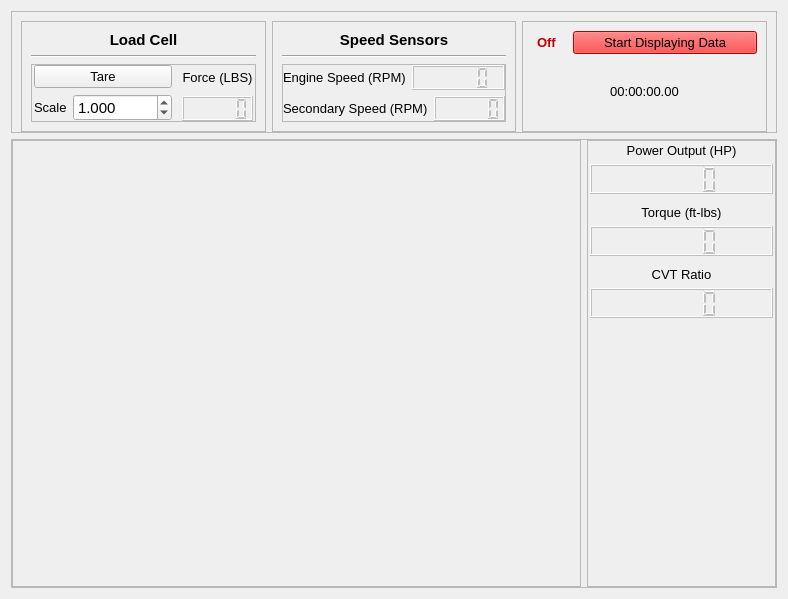
<?xml version="1.0" encoding="UTF-8"?>
<ui version="4.0">
 <class>Data_Collection</class>
 <widget class="QWidget" name="Data_Collection">
  <property name="geometry">
   <rect>
    <x>0</x>
    <y>0</y>
    <width>788</width>
    <height>599</height>
   </rect>
  </property>
  <property name="windowTitle">
   <string>Form</string>
  </property>
  <property name="styleSheet">
   <string notr="true"/>
  </property>
  <layout class="QVBoxLayout" name="verticalLayout_5" stretch="1,5">
   <item>
    <widget class="QFrame" name="frame_5">
     <property name="maximumSize">
      <size>
       <width>16777215</width>
       <height>200</height>
      </size>
     </property>
     <property name="frameShape">
      <enum>QFrame::StyledPanel</enum>
     </property>
     <property name="frameShadow">
      <enum>QFrame::Raised</enum>
     </property>
     <layout class="QHBoxLayout" name="horizontalLayout_3">
      <property name="bottomMargin">
       <number>0</number>
      </property>
      <item>
       <widget class="QFrame" name="frame_2">
        <property name="maximumSize">
         <size>
          <width>16777215</width>
          <height>200</height>
         </size>
        </property>
        <property name="frameShape">
         <enum>QFrame::StyledPanel</enum>
        </property>
        <property name="frameShadow">
         <enum>QFrame::Sunken</enum>
        </property>
        <layout class="QVBoxLayout" name="verticalLayout_3">
         <item>
          <widget class="QLabel" name="label_5">
           <property name="minimumSize">
            <size>
             <width>0</width>
             <height>18</height>
            </size>
           </property>
           <property name="maximumSize">
            <size>
             <width>16777215</width>
             <height>18</height>
            </size>
           </property>
           <property name="font">
            <font>
             <pointsize>11</pointsize>
             <weight>75</weight>
             <bold>true</bold>
            </font>
           </property>
           <property name="text">
            <string>Load Cell</string>
           </property>
           <property name="alignment">
            <set>Qt::AlignCenter</set>
           </property>
          </widget>
         </item>
         <item>
          <widget class="Line" name="line">
           <property name="orientation">
            <enum>Qt::Horizontal</enum>
           </property>
          </widget>
         </item>
         <item>
          <widget class="QFrame" name="frame_7">
           <property name="frameShape">
            <enum>QFrame::StyledPanel</enum>
           </property>
           <property name="frameShadow">
            <enum>QFrame::Raised</enum>
           </property>
           <layout class="QHBoxLayout" name="horizontalLayout_2">
            <property name="leftMargin">
             <number>0</number>
            </property>
            <property name="topMargin">
             <number>0</number>
            </property>
            <property name="rightMargin">
             <number>0</number>
            </property>
            <property name="bottomMargin">
             <number>0</number>
            </property>
            <item>
             <layout class="QVBoxLayout" name="verticalLayout">
              <property name="leftMargin">
               <number>2</number>
              </property>
              <property name="rightMargin">
               <number>2</number>
              </property>
              <item>
               <widget class="QPushButton" name="load_cell_tare">
                <property name="font">
                 <font>
                  <pointsize>10</pointsize>
                 </font>
                </property>
                <property name="text">
                 <string>Tare</string>
                </property>
               </widget>
              </item>
              <item>
               <layout class="QHBoxLayout" name="horizontalLayout_4">
                <item>
                 <widget class="QLabel" name="label_3">
                  <property name="font">
                   <font>
                    <pointsize>10</pointsize>
                   </font>
                  </property>
                  <property name="text">
                   <string>Scale</string>
                  </property>
                  <property name="scaledContents">
                   <bool>false</bool>
                  </property>
                 </widget>
                </item>
                <item>
                 <widget class="QDoubleSpinBox" name="load_cell_scale">
                  <property name="font">
                   <font>
                    <pointsize>11</pointsize>
                   </font>
                  </property>
                  <property name="decimals">
                   <number>3</number>
                  </property>
                  <property name="maximum">
                   <double>10000.000000000000000</double>
                  </property>
                  <property name="value">
                   <double>1.000000000000000</double>
                  </property>
                 </widget>
                </item>
               </layout>
              </item>
             </layout>
            </item>
            <item>
             <layout class="QVBoxLayout" name="verticalLayout_8">
              <property name="leftMargin">
               <number>2</number>
              </property>
              <property name="rightMargin">
               <number>2</number>
              </property>
              <item>
               <widget class="QLabel" name="label_2">
                <property name="font">
                 <font>
                  <pointsize>10</pointsize>
                 </font>
                </property>
                <property name="text">
                 <string>Force (LBS)</string>
                </property>
                <property name="alignment">
                 <set>Qt::AlignCenter</set>
                </property>
               </widget>
              </item>
              <item>
               <widget class="QLCDNumber" name="force_lcd">
                <property name="enabled">
                 <bool>false</bool>
                </property>
               </widget>
              </item>
             </layout>
            </item>
           </layout>
          </widget>
         </item>
        </layout>
       </widget>
      </item>
      <item>
       <widget class="QFrame" name="frame_4">
        <property name="maximumSize">
         <size>
          <width>16777215</width>
          <height>200</height>
         </size>
        </property>
        <property name="frameShape">
         <enum>QFrame::StyledPanel</enum>
        </property>
        <property name="frameShadow">
         <enum>QFrame::Sunken</enum>
        </property>
        <layout class="QVBoxLayout" name="verticalLayout_4">
         <item>
          <widget class="QLabel" name="label_6">
           <property name="enabled">
            <bool>true</bool>
           </property>
           <property name="sizePolicy">
            <sizepolicy hsizetype="Preferred" vsizetype="Fixed">
             <horstretch>0</horstretch>
             <verstretch>0</verstretch>
            </sizepolicy>
           </property>
           <property name="minimumSize">
            <size>
             <width>0</width>
             <height>18</height>
            </size>
           </property>
           <property name="maximumSize">
            <size>
             <width>16777215</width>
             <height>18</height>
            </size>
           </property>
           <property name="font">
            <font>
             <pointsize>11</pointsize>
             <weight>75</weight>
             <bold>true</bold>
            </font>
           </property>
           <property name="text">
            <string>Speed Sensors</string>
           </property>
           <property name="alignment">
            <set>Qt::AlignCenter</set>
           </property>
          </widget>
         </item>
         <item>
          <widget class="Line" name="line_2">
           <property name="orientation">
            <enum>Qt::Horizontal</enum>
           </property>
          </widget>
         </item>
         <item>
          <widget class="QFrame" name="frame_3">
           <property name="frameShape">
            <enum>QFrame::StyledPanel</enum>
           </property>
           <property name="frameShadow">
            <enum>QFrame::Raised</enum>
           </property>
           <layout class="QVBoxLayout" name="verticalLayout_6">
            <property name="leftMargin">
             <number>0</number>
            </property>
            <property name="topMargin">
             <number>0</number>
            </property>
            <property name="rightMargin">
             <number>0</number>
            </property>
            <property name="bottomMargin">
             <number>0</number>
            </property>
            <item>
             <layout class="QHBoxLayout" name="horizontalLayout_5">
              <item>
               <widget class="QLabel" name="label_7">
                <property name="font">
                 <font>
                  <pointsize>10</pointsize>
                 </font>
                </property>
                <property name="text">
                 <string>Engine Speed (RPM)</string>
                </property>
               </widget>
              </item>
              <item>
               <widget class="QLCDNumber" name="engine_speed_lcd">
                <property name="enabled">
                 <bool>false</bool>
                </property>
                <property name="font">
                 <font>
                  <pointsize>10</pointsize>
                 </font>
                </property>
               </widget>
              </item>
             </layout>
            </item>
            <item>
             <layout class="QHBoxLayout" name="horizontalLayout_6">
              <item>
               <widget class="QLabel" name="label_8">
                <property name="font">
                 <font>
                  <pointsize>10</pointsize>
                 </font>
                </property>
                <property name="text">
                 <string>Secondary Speed (RPM)</string>
                </property>
               </widget>
              </item>
              <item>
               <widget class="QLCDNumber" name="secondary_speed_lcd">
                <property name="enabled">
                 <bool>false</bool>
                </property>
                <property name="font">
                 <font>
                  <pointsize>10</pointsize>
                 </font>
                </property>
               </widget>
              </item>
             </layout>
            </item>
           </layout>
          </widget>
         </item>
        </layout>
       </widget>
      </item>
      <item>
       <widget class="QFrame" name="frame_displayingBox">
        <property name="sizePolicy">
         <sizepolicy hsizetype="Preferred" vsizetype="Preferred">
          <horstretch>0</horstretch>
          <verstretch>0</verstretch>
         </sizepolicy>
        </property>
        <property name="maximumSize">
         <size>
          <width>300</width>
          <height>200</height>
         </size>
        </property>
        <property name="styleSheet">
         <string notr="true"/>
        </property>
        <property name="frameShape">
         <enum>QFrame::StyledPanel</enum>
        </property>
        <property name="frameShadow">
         <enum>QFrame::Sunken</enum>
        </property>
        <layout class="QVBoxLayout" name="verticalLayout_2">
         <item>
          <layout class="QHBoxLayout" name="horizontalLayout">
           <item>
            <widget class="QLabel" name="indicator_onOrOff">
             <property name="minimumSize">
              <size>
               <width>35</width>
               <height>0</height>
              </size>
             </property>
             <property name="maximumSize">
              <size>
               <width>35</width>
               <height>16777215</height>
              </size>
             </property>
             <property name="font">
              <font>
               <pointsize>10</pointsize>
               <weight>75</weight>
               <bold>true</bold>
              </font>
             </property>
             <property name="text">
              <string>&lt;html&gt;&lt;head/&gt;&lt;body&gt;&lt;p&gt;&lt;span style=&quot; color:#c70000;&quot;&gt;Off&lt;/span&gt;&lt;/p&gt;&lt;/body&gt;&lt;/html&gt;</string>
             </property>
             <property name="indent">
              <number>5</number>
             </property>
            </widget>
           </item>
           <item>
            <widget class="QPushButton" name="button_display">
             <property name="font">
              <font>
               <pointsize>10</pointsize>
              </font>
             </property>
             <property name="styleSheet">
              <string notr="true">background-color:red;</string>
             </property>
             <property name="text">
              <string>Start Displaying Data</string>
             </property>
             <property name="checkable">
              <bool>true</bool>
             </property>
            </widget>
           </item>
          </layout>
         </item>
         <item>
          <widget class="QLabel" name="label_timeElapsed">
           <property name="font">
            <font>
             <pointsize>10</pointsize>
            </font>
           </property>
           <property name="text">
            <string>00:00:00.00</string>
           </property>
           <property name="alignment">
            <set>Qt::AlignCenter</set>
           </property>
          </widget>
         </item>
        </layout>
       </widget>
      </item>
     </layout>
    </widget>
   </item>
   <item>
    <widget class="QFrame" name="frame">
     <property name="frameShape">
      <enum>QFrame::StyledPanel</enum>
     </property>
     <property name="frameShadow">
      <enum>QFrame::Raised</enum>
     </property>
     <layout class="QHBoxLayout" name="horizontalLayout_9" stretch="3,1">
      <property name="leftMargin">
       <number>0</number>
      </property>
      <property name="topMargin">
       <number>0</number>
      </property>
      <property name="rightMargin">
       <number>0</number>
      </property>
      <property name="bottomMargin">
       <number>0</number>
      </property>
      <item>
       <widget class="QFrame" name="graph_frame">
        <property name="frameShape">
         <enum>QFrame::StyledPanel</enum>
        </property>
        <property name="frameShadow">
         <enum>QFrame::Raised</enum>
        </property>
        <layout class="QGridLayout" name="gridLayout">
         <item row="0" column="0">
          <layout class="QGridLayout" name="graph_layout"/>
         </item>
        </layout>
       </widget>
      </item>
      <item>
       <widget class="QFrame" name="frame_6">
        <property name="maximumSize">
         <size>
          <width>300</width>
          <height>16777215</height>
         </size>
        </property>
        <property name="frameShape">
         <enum>QFrame::StyledPanel</enum>
        </property>
        <property name="frameShadow">
         <enum>QFrame::Raised</enum>
        </property>
        <layout class="QVBoxLayout" name="verticalLayout_7">
         <property name="leftMargin">
          <number>2</number>
         </property>
         <property name="topMargin">
          <number>2</number>
         </property>
         <property name="rightMargin">
          <number>2</number>
         </property>
         <property name="bottomMargin">
          <number>2</number>
         </property>
         <item>
          <widget class="QLabel" name="label">
           <property name="font">
            <font>
             <pointsize>10</pointsize>
            </font>
           </property>
           <property name="text">
            <string>Power Output (HP)</string>
           </property>
           <property name="alignment">
            <set>Qt::AlignCenter</set>
           </property>
          </widget>
         </item>
         <item>
          <widget class="QLCDNumber" name="power_lcd">
           <property name="enabled">
            <bool>false</bool>
           </property>
           <property name="minimumSize">
            <size>
             <width>0</width>
             <height>30</height>
            </size>
           </property>
           <property name="font">
            <font>
             <pointsize>10</pointsize>
            </font>
           </property>
          </widget>
         </item>
         <item>
          <spacer name="verticalSpacer_3">
           <property name="orientation">
            <enum>Qt::Vertical</enum>
           </property>
           <property name="sizeType">
            <enum>QSizePolicy::Fixed</enum>
           </property>
           <property name="sizeHint" stdset="0">
            <size>
             <width>0</width>
             <height>5</height>
            </size>
           </property>
          </spacer>
         </item>
         <item>
          <widget class="QLabel" name="label_4">
           <property name="font">
            <font>
             <pointsize>10</pointsize>
            </font>
           </property>
           <property name="text">
            <string>Torque (ft-lbs)</string>
           </property>
           <property name="alignment">
            <set>Qt::AlignCenter</set>
           </property>
          </widget>
         </item>
         <item>
          <widget class="QLCDNumber" name="torque_lcd">
           <property name="enabled">
            <bool>false</bool>
           </property>
           <property name="minimumSize">
            <size>
             <width>0</width>
             <height>30</height>
            </size>
           </property>
           <property name="font">
            <font>
             <pointsize>10</pointsize>
            </font>
           </property>
          </widget>
         </item>
         <item>
          <spacer name="verticalSpacer">
           <property name="orientation">
            <enum>Qt::Vertical</enum>
           </property>
           <property name="sizeType">
            <enum>QSizePolicy::Fixed</enum>
           </property>
           <property name="sizeHint" stdset="0">
            <size>
             <width>0</width>
             <height>5</height>
            </size>
           </property>
          </spacer>
         </item>
         <item>
          <widget class="QLabel" name="label_9">
           <property name="font">
            <font>
             <pointsize>10</pointsize>
            </font>
           </property>
           <property name="text">
            <string>CVT Ratio</string>
           </property>
           <property name="alignment">
            <set>Qt::AlignCenter</set>
           </property>
          </widget>
         </item>
         <item>
          <widget class="QLCDNumber" name="cvt_ratio_lcd">
           <property name="enabled">
            <bool>false</bool>
           </property>
           <property name="minimumSize">
            <size>
             <width>0</width>
             <height>30</height>
            </size>
           </property>
           <property name="font">
            <font>
             <pointsize>10</pointsize>
            </font>
           </property>
          </widget>
         </item>
         <item>
          <spacer name="verticalSpacer_2">
           <property name="orientation">
            <enum>Qt::Vertical</enum>
           </property>
           <property name="sizeHint" stdset="0">
            <size>
             <width>20</width>
             <height>40</height>
            </size>
           </property>
          </spacer>
         </item>
        </layout>
       </widget>
      </item>
     </layout>
    </widget>
   </item>
  </layout>
 </widget>
 <resources/>
 <connections/>
</ui>
